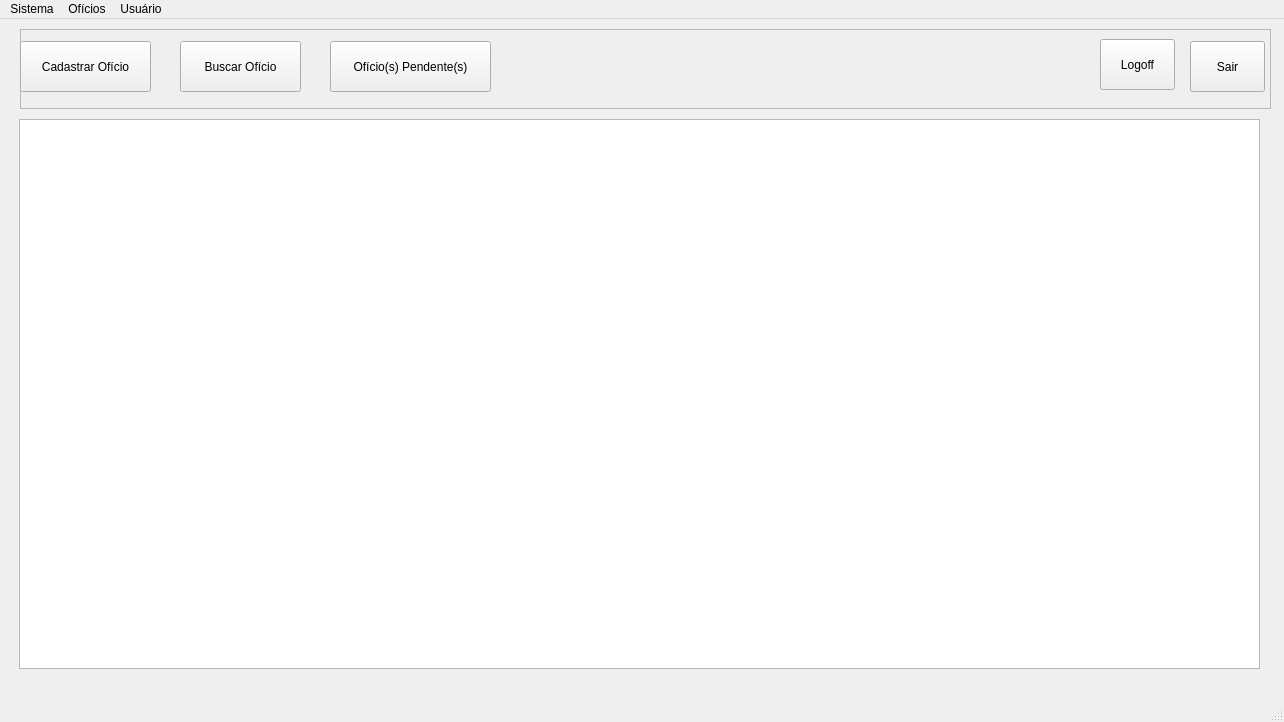
<?xml version="1.0" encoding="UTF-8"?>
<ui version="4.0">
 <class>MainScreen</class>
 <widget class="QMainWindow" name="MainScreen">
  <property name="windowModality">
   <enum>Qt::NonModal</enum>
  </property>
  <property name="geometry">
   <rect>
    <x>0</x>
    <y>0</y>
    <width>1284</width>
    <height>722</height>
   </rect>
  </property>
  <property name="windowTitle">
   <string>MainWindow</string>
  </property>
  <property name="windowIcon">
   <iconset resource="resources.qrc">
    <normaloff>:/img/unnamed.ico</normaloff>:/img/unnamed.ico</iconset>
  </property>
  <widget class="QWidget" name="centralwidget">
   <widget class="QFrame" name="frame">
    <property name="geometry">
     <rect>
      <x>20</x>
      <y>10</y>
      <width>1251</width>
      <height>80</height>
     </rect>
    </property>
    <property name="frameShape">
     <enum>QFrame::StyledPanel</enum>
    </property>
    <property name="frameShadow">
     <enum>QFrame::Raised</enum>
    </property>
    <widget class="QPushButton" name="pb_Cadastro">
     <property name="geometry">
      <rect>
       <x>0</x>
       <y>12</y>
       <width>131</width>
       <height>51</height>
      </rect>
     </property>
     <property name="text">
      <string>Cadastrar Ofício</string>
     </property>
     <property name="icon">
      <iconset resource="resources.qrc">
       <normaloff>:/img/add.ico</normaloff>:/img/add.ico</iconset>
     </property>
     <property name="iconSize">
      <size>
       <width>32</width>
       <height>32</height>
      </size>
     </property>
    </widget>
    <widget class="QPushButton" name="pb_BuscarOficio">
     <property name="geometry">
      <rect>
       <x>160</x>
       <y>12</y>
       <width>121</width>
       <height>51</height>
      </rect>
     </property>
     <property name="text">
      <string>Buscar Ofício</string>
     </property>
     <property name="icon">
      <iconset resource="resources.qrc">
       <normaloff>:/img/search.ico</normaloff>:/img/search.ico</iconset>
     </property>
     <property name="iconSize">
      <size>
       <width>32</width>
       <height>32</height>
      </size>
     </property>
    </widget>
    <widget class="QPushButton" name="pb_Pendentes">
     <property name="geometry">
      <rect>
       <x>310</x>
       <y>12</y>
       <width>161</width>
       <height>51</height>
      </rect>
     </property>
     <property name="text">
      <string>Ofício(s) Pendente(s)</string>
     </property>
     <property name="icon">
      <iconset resource="resources.qrc">
       <normaloff>:/img/pendente.ico</normaloff>:/img/pendente.ico</iconset>
     </property>
     <property name="iconSize">
      <size>
       <width>32</width>
       <height>32</height>
      </size>
     </property>
    </widget>
    <widget class="QPushButton" name="pb_Sair">
     <property name="geometry">
      <rect>
       <x>1170</x>
       <y>12</y>
       <width>75</width>
       <height>51</height>
      </rect>
     </property>
     <property name="text">
      <string>Sair</string>
     </property>
    </widget>
    <widget class="QPushButton" name="pb_Logoff">
     <property name="geometry">
      <rect>
       <x>1080</x>
       <y>10</y>
       <width>75</width>
       <height>51</height>
      </rect>
     </property>
     <property name="text">
      <string>Logoff</string>
     </property>
    </widget>
   </widget>
   <widget class="QTableView" name="Tabela">
    <property name="geometry">
     <rect>
      <x>19</x>
      <y>100</y>
      <width>1241</width>
      <height>550</height>
     </rect>
    </property>
   </widget>
  </widget>
  <widget class="QMenuBar" name="menubar">
   <property name="geometry">
    <rect>
     <x>0</x>
     <y>0</y>
     <width>1284</width>
     <height>21</height>
    </rect>
   </property>
   <widget class="QMenu" name="menuSistema">
    <property name="title">
     <string>Sistema</string>
    </property>
    <addaction name="actionLogoff"/>
    <addaction name="separator"/>
    <addaction name="actionSair"/>
   </widget>
   <widget class="QMenu" name="menuOf_cios">
    <property name="title">
     <string>Ofícios</string>
    </property>
    <addaction name="actionCadastrar_of_cio"/>
    <addaction name="actionBuscar_Of_cio_s"/>
    <addaction name="actionOf_cio_s_Pendente_s"/>
   </widget>
   <widget class="QMenu" name="menuUsu_rio">
    <property name="title">
     <string>Usuário</string>
    </property>
    <addaction name="actionTrocar_senha"/>
    <addaction name="actionTrocar_email"/>
    <addaction name="actionEditar_dados_pessoais"/>
   </widget>
   <addaction name="menuSistema"/>
   <addaction name="menuOf_cios"/>
   <addaction name="menuUsu_rio"/>
  </widget>
  <widget class="QStatusBar" name="statusbar"/>
  <action name="actionLogoff">
   <property name="text">
    <string>Logoff</string>
   </property>
  </action>
  <action name="actionSair">
   <property name="text">
    <string>Sair</string>
   </property>
  </action>
  <action name="actionCadastrar_of_cio">
   <property name="text">
    <string>Cadastrar Ofício</string>
   </property>
  </action>
  <action name="actionBuscar_Of_cio_s">
   <property name="text">
    <string>Buscar Ofício(s)</string>
   </property>
  </action>
  <action name="actionOf_cio_s_Pendente_s">
   <property name="text">
    <string>Ofício(s) Pendente(s)</string>
   </property>
  </action>
  <action name="actionTrocar_senha">
   <property name="text">
    <string>Trocar senha</string>
   </property>
  </action>
  <action name="actionTrocar_email">
   <property name="text">
    <string>Trocar email</string>
   </property>
  </action>
  <action name="actionEditar_dados_pessoais">
   <property name="text">
    <string>Editar dados pessoais</string>
   </property>
  </action>
 </widget>
 <resources>
  <include location="resources.qrc"/>
 </resources>
 <connections/>
</ui>
